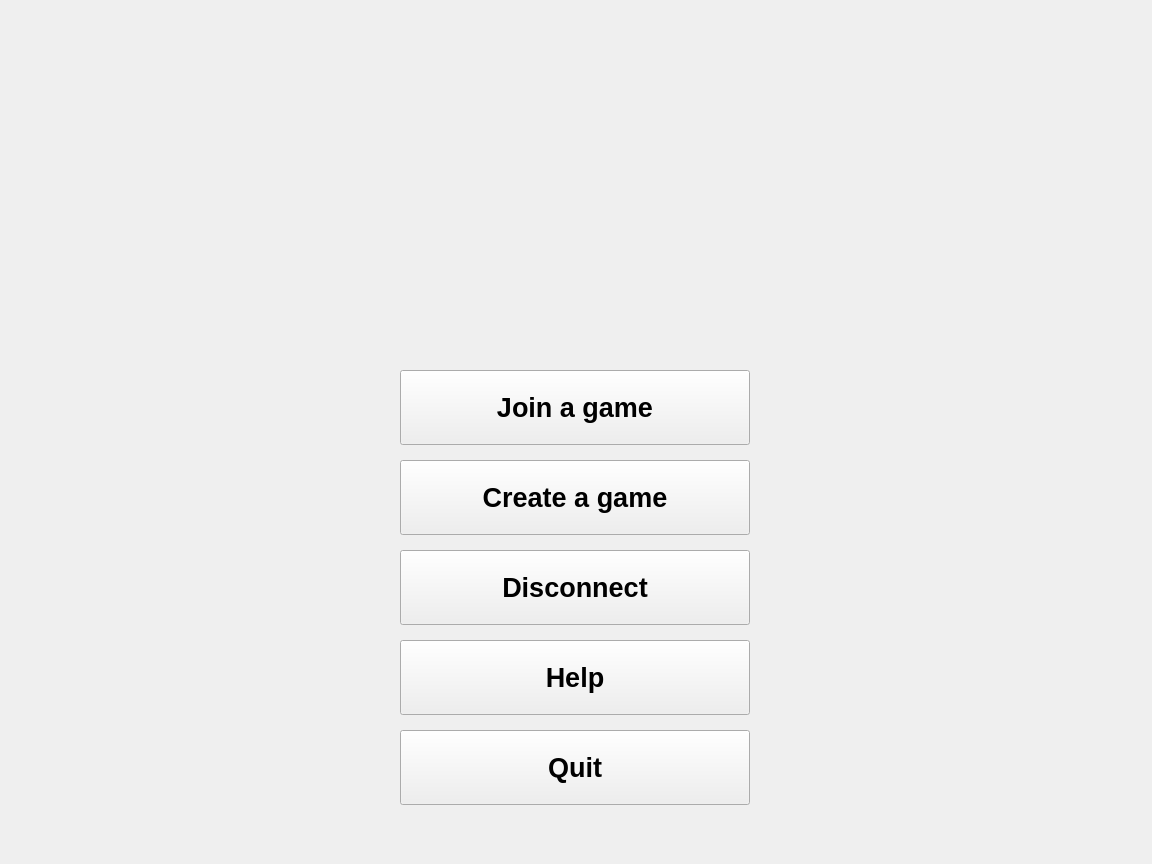
<?xml version="1.0" encoding="UTF-8"?>
<ui version="4.0">
 <class>MainMenu</class>
 <widget class="QWidget" name="MainMenu">
  <property name="geometry">
   <rect>
    <x>0</x>
    <y>0</y>
    <width>1152</width>
    <height>864</height>
   </rect>
  </property>
  <property name="font">
   <font>
    <pointsize>20</pointsize>
    <weight>75</weight>
    <bold>true</bold>
   </font>
  </property>
  <property name="windowTitle">
   <string>Form</string>
  </property>
  <widget class="QPushButton" name="quitButton">
   <property name="geometry">
    <rect>
     <x>400</x>
     <y>730</y>
     <width>350</width>
     <height>75</height>
    </rect>
   </property>
   <property name="text">
    <string>Quit</string>
   </property>
  </widget>
  <widget class="QPushButton" name="disconnectButton">
   <property name="geometry">
    <rect>
     <x>400</x>
     <y>550</y>
     <width>350</width>
     <height>75</height>
    </rect>
   </property>
   <property name="text">
    <string>Disconnect</string>
   </property>
  </widget>
  <widget class="QPushButton" name="joinButton">
   <property name="geometry">
    <rect>
     <x>400</x>
     <y>370</y>
     <width>350</width>
     <height>75</height>
    </rect>
   </property>
   <property name="text">
    <string>Join a game</string>
   </property>
  </widget>
  <widget class="QPushButton" name="createButton">
   <property name="geometry">
    <rect>
     <x>400</x>
     <y>460</y>
     <width>350</width>
     <height>75</height>
    </rect>
   </property>
   <property name="text">
    <string>Create a game</string>
   </property>
  </widget>
  <widget class="QPushButton" name="helpButton">
   <property name="geometry">
    <rect>
     <x>400</x>
     <y>640</y>
     <width>350</width>
     <height>75</height>
    </rect>
   </property>
   <property name="text">
    <string>Help</string>
   </property>
  </widget>
 </widget>
 <resources/>
 <connections/>
</ui>
